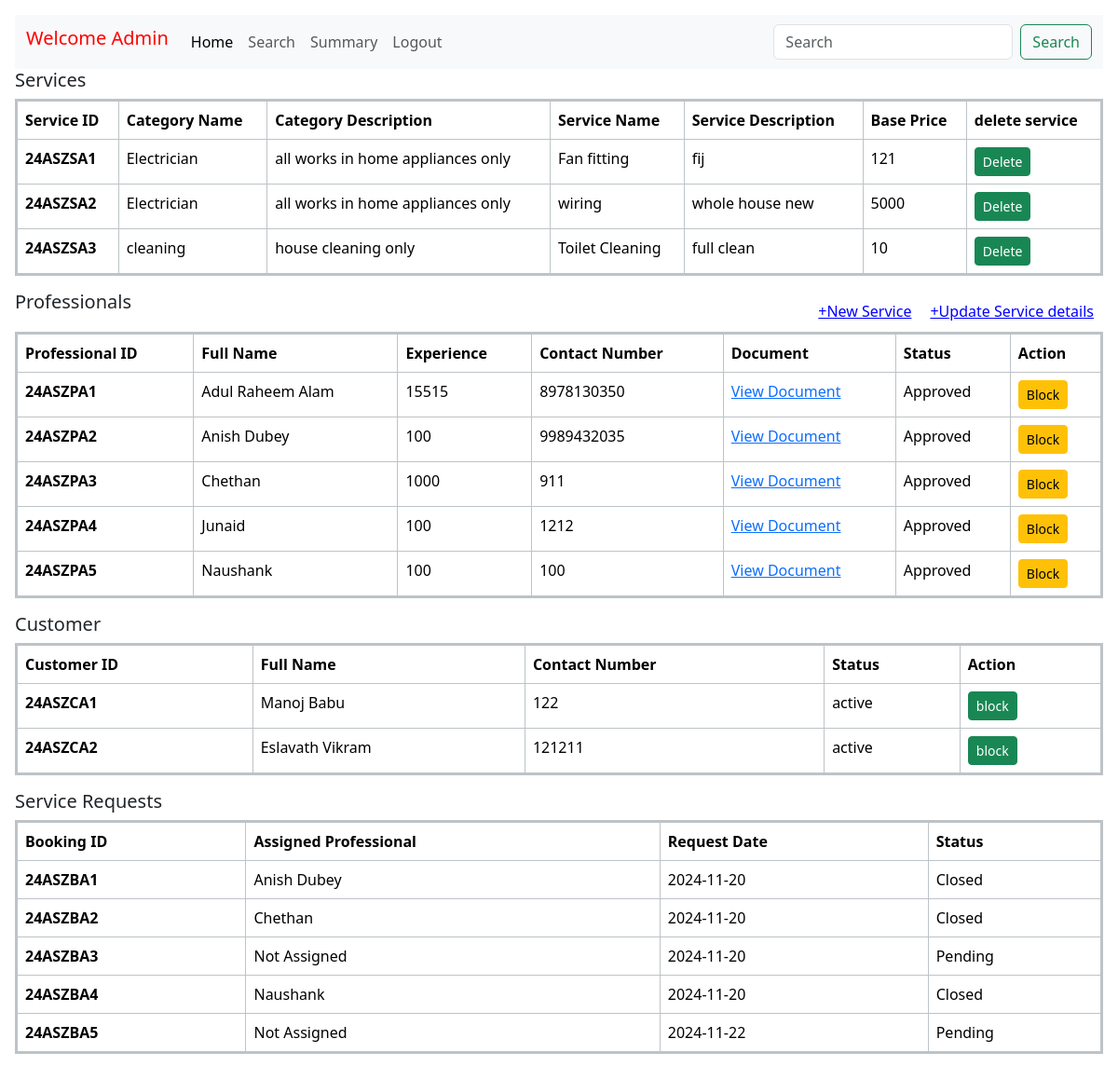
Page /Admin/home on the earlier database version.
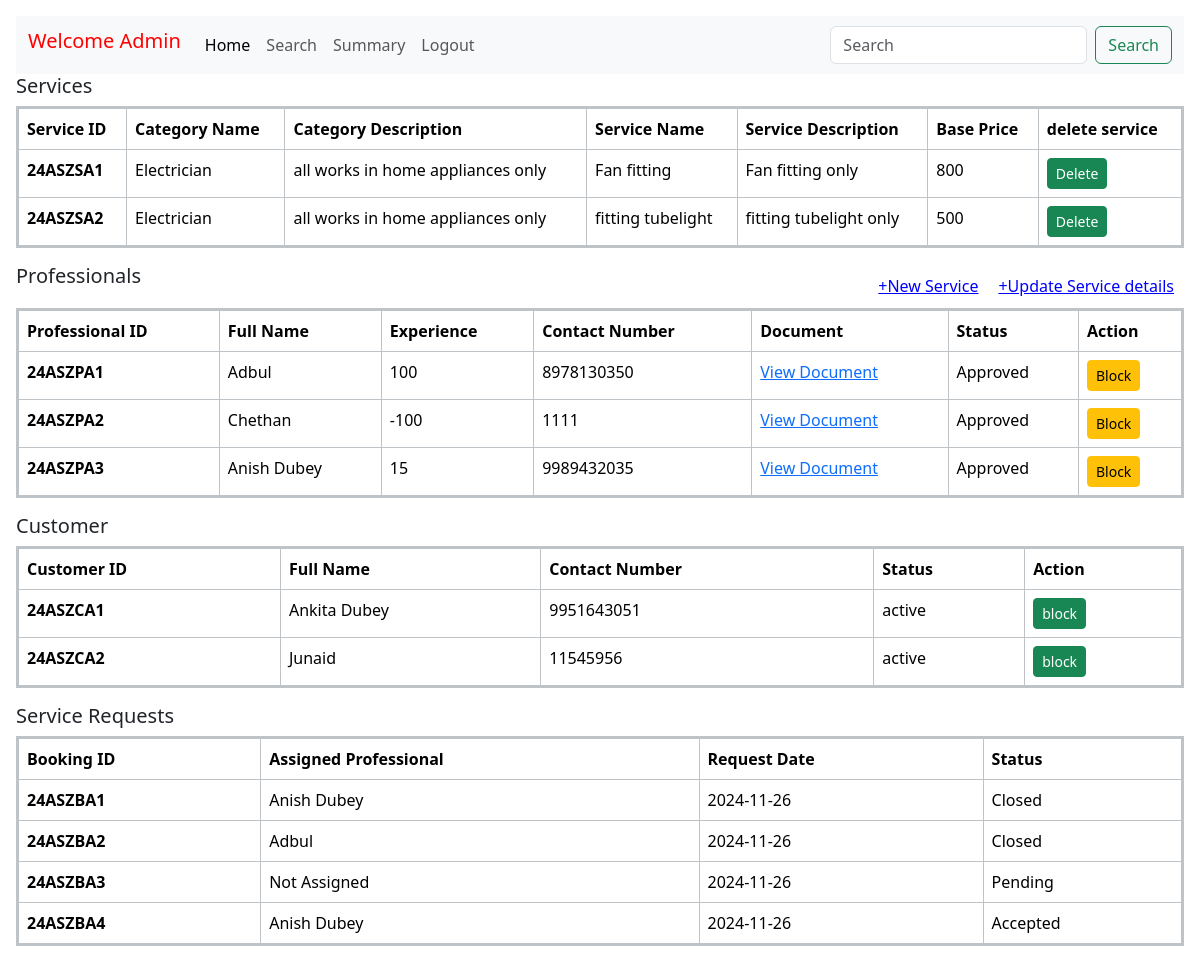
Same page on the later database version.
### models.py (models this page shows, shortened)
class Service(db.Model):
    __tablename__ = 'Service'
    service_id = db.Column(db.String(50), primary_key=True)
    service_name = db.Column(db.String(100), nullable=False, unique=True)
    service_description = db.Column(db.String(200), nullable=False)
    base_price = db.Column(db.Integer(), nullable=False)
    category_id = db.Column(db.String(50), db.ForeignKey('Category.category_id'), nullable=False)
    requests = db.relationship('ServiceBooked', backref='service', lazy=True)

class Category(db.Model):
    __tablename__ = 'Category'
    category_id = db.Column(db.String(50), primary_key=True)
    category_name = db.Column(db.String(100), nullable=False, unique=True)
    category_description = db.Column(db.String(200), nullable=True)
    services = db.relationship('Service', backref='category', lazy=True)

class Professional(db.Model):
    __tablename__ = 'Professional'
    professional_id = db.Column(db.String(50),db.ForeignKey('Credential.user_id'), primary_key=True, )
    username=db.Column(db.String(50), nullable=False)
    full_name = db.Column(db.String(50), nullable=False)
    experience = db.Column(db.String(50), nullable=False)
    contact_number = db.Column(db.String(15), nullable=True)
    service_name = db.Column(db.String(100), nullable=False)
    service_id=db.Column(db.String(50),nullable=False)
    document = db.Column(db.Text, nullable=False)
    address = db.Column(db.String(200), nullable=False)
    pin = db.Column(db.Integer(), nullable=False)
    status = db.Column(db.String(10), default='active')
    registration_date = db.Column(db.DateTime, default=datetime.utcnow)
    services_booked = db.relationship('ServiceBooked', backref='professional', lazy=True)

class Customer(db.Model):
    __tablename__ = 'Customer'
    customer_id = db.Column(db.String(50),  db.ForeignKey('Credential.user_id'),primary_key=True)
    username=db.Column(db.String(50), nullable=False)
    full_name = db.Column(db.String(50), nullable=False)
    address = db.Column(db.String(200), nullable=False)
    contact = db.Column(db.String(15), nullable=True)
    pin = db.Column(db.Integer(), nullable=False)
    status = db.Column(db.String(10), default='active')
    registration_date = db.Column(db.DateTime, default=datetime.utcnow)
    requests = db.relationship('ServiceBooked', backref='customer', lazy=True)

class ServiceBooked(db.Model):
    __tablename__ = 'services_booked'
    booking_id = db.Column(db.String(50), primary_key=True)
    customer_id = db.Column(db.String(50), db.ForeignKey('Customer.customer_id'), nullable=False)
    professional_id = db.Column(db.String(50), db.ForeignKey('Professional.professional_id'), nullable=True)
    service_id = db.Column(db.String(50), db.ForeignKey('Service.service_id',ondelete='NO ACTION'), nullable=False)
    status = db.Column(db.String(50), nullable=False,primary_key=True)
    request_date = db.Column(db.DateTime, default=datetime.utcnow)
    completion_date = db.Column(db.DateTime, nullable=True)
    rating_by_user = db.Column(db.Integer(), nullable=True)
    rating_by_professional = db.Column(db.Integer(), nullable=True)
    remarks_by_customer = db.Column(db.String(200), nullable=True)
    remarks_by_professional = db.Column(db.String(200), nullable=True)

### routes.py (the view)
@app.route("/Admin/home",methods=['POST',"GET"])
def admin_home():
    joined_data = (
        db.session.query(
            Category.category_name,
            Category.category_description.label("category_description"),
            Service.service_name,
            Service.service_id,
            Service.service_description.label("service_description"),
            Service.base_price
        )
        .join(Service, Category.category_id == Service.category_id)
        .all()
    )
    Professionals_data = Professional.query.with_entities(
        Professional.professional_id,
        Professional.full_name,
        Professional.contact_number,
        Professional.experience,
        Professional.document,
        Professional.service_name,
        Professional.status
    ).all()
    customer_data = Customer.query.with_entities(
        Customer.customer_id,
        Customer.full_name,
        Customer.contact,
        Customer.status
    ).all()
    service_requests = db.session.query(
        ServiceBooked.booking_id.label('id'),
        ServiceBooked.request_date,
        ServiceBooked.status,
        Professional.full_name.label('professional_name')
    ).outerjoin(
        Professional, ServiceBooked.professional_id == Professional.professional_id
    ).all()
    return render_template(
        "Admin/home.html",
        joined_data=joined_data,
        Professionals_data=Professionals_data,
        customer_data=customer_data,
        service_requests=service_requests
    )

### templates/Admin/home.html (shortened to what the changed rows need)
<!doctype html>
<html lang="en">
  <head>
    <link href="https://cdn.jsdelivr.net/npm/bootstrap@5.3.3/dist/css/bootstrap.min.css" rel="stylesheet">
    <link href="https://getbootstrap.com/docs/5.3/assets/css/docs.css" rel="stylesheet">
  </head>
  <body class="p-3 m-0 border-0 bd-example m-0 border-0">
    <nav class="navbar navbar-expand-lg bg-body-tertiary" style="background-color:#0d76ff;text-align: center;">
      <div class="container-fluid">
        <h1 class="navbar-brand" style="color:rgb(255, 0, 0);">Welcome Admin</h1>
      </div>
    </nav>
    <h2 style="font-size:20px;">Services</h2>
    <div>
      <table class="table table-bordered" style="border: 3px solid #bdc3c7; border-collapse: collapse;">
          <thead>
            <tr>
              <th>Service ID</th>
              <th>Category Name</th>
              <th>Category Description</th>
              <th>Service Name</th>
              <th>Service Description</th>
              <th>Base Price</th>
              <th>delete service</th>
            </tr>
          </thead>
          <tbody>
            {% for row in joined_data %}
            <tr>
              <th scope="row">{{row.service_id}}</th>
              <td>{{ row.category_name }}</td>
              <td>{{ row.category_description }}</td>
              <td>{{ row.service_name }}</td>
              <td>{{ row.service_description }}</td>
              <td>{{ row.base_price }}</td>
              <td>
              <form method="POST" action="{{ url_for('delete_service',service_id=row.service_id) }}" style="display:inline;">
                <button type="submit" class="btn btn-success btn-sm">Delete</button>
              </form>
            </td>
            </tr>
            {% endfor %}
          </tbody>
        </table>
  </div>
<div>
  <table class="table table-bordered" style="border: 3px solid #bdc3c7; border-collapse: collapse;">
    <thead>
      <tr>
        <th>Professional ID</th>
        <th>Full Name</th>
        <th>Experience</th>
        <th>Contact Number</th>
        <th>Document</th>
        <th>Status</th>
        <th>Action</th>
      </tr>
    </thead>
    <tbody>
      {% for row in Professionals_data %}
        <tr>
          <th scope="row">{{ row.professional_id }}</th>
          <td>{{ row.full_name }}</td>
          <td>{{ row.experience }}</td>
          <td>{{ row.contact_number }}</td>
          <td><a href="{{ url_for('view_document', professional_id=row.professional_id) }}">View Document</a></td>
          <td>{{ row.status }}</td>
          <td>
            {% if row.status == 'Approved' %}
              <form method="POST" action="{{ url_for('update_status') }}" style="display:inline;">
                <button type="submit" class="btn btn-warning btn-sm">Block</button>
              </form>
            {% endif %}
          </td>
        </tr>
      {% endfor %}
    </tbody>
  </table>
</div>
<div>
  <table class="table table-bordered" style="border: 3px solid #bdc3c7; border-collapse: collapse;">
    <thead>
      <tr>
        <th>Customer ID</th>
        <th>Full Name</th>
        <th>Contact Number</th>
        <th>Status</th>
        <th>Action</th>
      </tr>
    </thead>
    <tbody>
      {% for row in customer_data %}
        <tr>
          <th scope="row">{{ row.customer_id }}</th>
          <td>{{ row.full_name }}</td>
          <td>{{ row.contact }}</td>
          <td>{{ row.status }}</td>
          <td>
            {% if row.status == 'active' %}
              <form method="POST" action="{{ url_for('customer_status') }}" style="display:inline;">
                <button type="submit" class="btn btn-success btn-sm">block</button>
              </form>
            {% endif %}
          </td>
        </tr>
      {% endfor %}
    </tbody>
  </table>
</div>
    <div>
      <table class="table table-bordered" style="border: 3px solid #bdc3c7; border-collapse: collapse;">
        <thead>
          <tr>
            <th scope="col">Booking ID</th>
            <th scope="col">Assigned Professional</th>
            <th scope="col">Request Date</th>
            <th scope="col">Status</th>
          </tr>
        </thead>
        <tbody>
          {% if service_requests %}
            {% for request in service_requests %}
              <tr>
                <th scope="row">{{ request.id }}</th>
                <td>{{ request.professional_name if request.professional_name else "Not Assigned" }}</td>
                <td>{{ request.request_date.strftime('%Y-%m-%d') }}</td>
                <td>{{ request.status }}</td>
              </tr>
            {% endfor %}
          {% else %}
            <tr>
              <td colspan="4" class="text-center">No service requests found.</td>
            </tr>
          {% endif %}
        </tbody>
      </table>
    </div>
  </body>
</html>

Differences in the rows shown:
removed Service: service_id "24ASZSA3", category_name "cleaning", category_description "house cleaning only", service_name "Toilet Cleaning", service_description "full clean", base_price "10"
removed Professional: professional_id "24ASZPA4", full_name "Junaid", experience "100", contact_number "1212", status "Approved"
removed Professional: professional_id "24ASZPA5", full_name "Naushank", experience "100", contact_number "100", status "Approved"
removed ServiceBooked: id "24ASZBA5", professional_name "Not Assigned", request_date "2024-11-22", status "Pending"
changed Service "24ASZSA1": service_description "fij" → "Fan fitting only"; base_price "121" → "800"
changed Service "24ASZSA2": service_name "wiring" → "fitting tubelight"; service_description "whole house new" → "fitting tubelight only"; base_price "5000" → "500"
changed Professional "24ASZPA1": full_name "Adul Raheem Alam" → "Adbul"; experience "15515" → "100"
changed Professional "24ASZPA2": full_name "Anish Dubey" → "Chethan"; experience "100" → "-100"; contact_number "9989432035" → "1111"
changed Professional "24ASZPA3": full_name "Chethan" → "Anish Dubey"; experience "1000" → "15"; contact_number "911" → "9989432035"
changed Customer "24ASZCA1": full_name "Manoj Babu" → "Ankita Dubey"; contact "122" → "9951643051"
changed Customer "24ASZCA2": full_name "Eslavath Vikram" → "Junaid"; contact "121211" → "11545956"
changed ServiceBooked "24ASZBA1": request_date "2024-11-20" → "2024-11-26"
changed ServiceBooked "24ASZBA2": full_name "Chethan" → "Adbul"; request_date "2024-11-20" → "2024-11-26"
changed ServiceBooked "24ASZBA3": request_date "2024-11-20" → "2024-11-26"
changed ServiceBooked "24ASZBA4": full_name "Naushank" → "Anish Dubey"; request_date "2024-11-20" → "2024-11-26"; status "Closed" → "Accepted"
